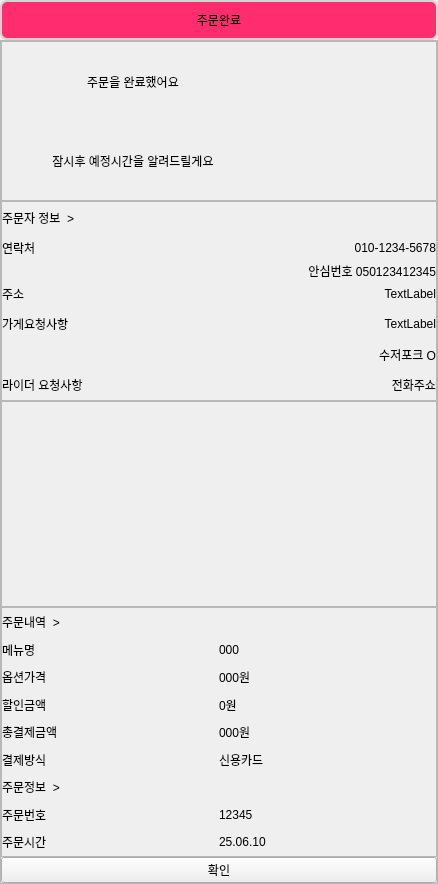
          <widget class="QWidget" name="scrollAreaWidgetContents_22">
           <property name="geometry">
            <rect>
             <x>0</x>
             <y>0</y>
             <width>438</width>
             <height>884</height>
            </rect>
           </property>
           <property name="sizePolicy">
            <sizepolicy hsizetype="Expanding" vsizetype="Expanding">
             <horstretch>0</horstretch>
             <verstretch>0</verstretch>
            </sizepolicy>
           </property>
           <layout class="QGridLayout" name="gridLayout_59">
            <property name="leftMargin">
             <number>0</number>
            </property>
            <property name="topMargin">
             <number>0</number>
            </property>
            <property name="rightMargin">
             <number>0</number>
            </property>
            <property name="bottomMargin">
             <number>0</number>
            </property>
            <property name="spacing">
             <number>0</number>
            </property>
            <item row="0" column="0" colspan="2">
             <widget class="QFrame" name="frame_20">
              <property name="minimumSize">
               <size>
                <width>438</width>
                <height>40</height>
               </size>
              </property>
              <property name="maximumSize">
               <size>
                <width>438</width>
                <height>40</height>
               </size>
              </property>
              <property name="styleSheet">
               <string notr="true">border: none; </string>
              </property>
              <property name="frameShape">
               <enum>QFrame::Shape::StyledPanel</enum>
              </property>
              <property name="frameShadow">
               <enum>QFrame::Shadow::Raised</enum>
              </property>
              <layout class="QGridLayout" name="gridLayout_60">
               <property name="leftMargin">
                <number>0</number>
               </property>
               <property name="topMargin">
                <number>0</number>
               </property>
               <property name="rightMargin">
                <number>0</number>
               </property>
               <property name="bottomMargin">
                <number>0</number>
               </property>
               <property name="spacing">
                <number>0</number>
               </property>
               <item row="0" column="0">
                <widget class="QLabel" name="label_112">
                 <property name="minimumSize">
                  <size>
                   <width>438</width>
                   <height>40</height>
                  </size>
                 </property>
                 <property name="maximumSize">
                  <size>
                   <width>438</width>
                   <height>40</height>
                  </size>
                 </property>
                 <property name="font">
                  <font>
                   <fontweight>DemiBold</fontweight>
                  </font>
                 </property>
                 <property name="styleSheet">
                  <string notr="true">border-radius: 7px; 
border: 2px solid #D3D3D3;
background-color:#FF2D6F;</string>
                 </property>
                 <property name="text">
                  <string>주문완료</string>
                 </property>
                 <property name="alignment">
                  <set>Qt::AlignmentFlag::AlignCenter</set>
                 </property>
                </widget>
               </item>
              </layout>
             </widget>
            </item>
            <item row="1" column="0" colspan="2">
             <widget class="QFrame" name="frame_24">
              <property name="sizePolicy">
               <sizepolicy hsizetype="Preferred" vsizetype="Expanding">
                <horstretch>0</horstretch>
                <verstretch>0</verstretch>
               </sizepolicy>
              </property>
              <property name="minimumSize">
               <size>
                <width>0</width>
                <height>0</height>
               </size>
              </property>
              <property name="frameShape">
               <enum>QFrame::Shape::StyledPanel</enum>
              </property>
              <property name="frameShadow">
               <enum>QFrame::Shadow::Raised</enum>
              </property>
              <layout class="QVBoxLayout" name="verticalLayout_7">
               <property name="spacing">
                <number>0</number>
               </property>
               <property name="leftMargin">
                <number>0</number>
               </property>
               <property name="topMargin">
                <number>0</number>
               </property>
               <property name="rightMargin">
                <number>0</number>
               </property>
               <property name="bottomMargin">
                <number>0</number>
               </property>
               <item>
                <widget class="QFrame" name="frame_22">
                 <property name="minimumSize">
                  <size>
                   <width>0</width>
                   <height>160</height>
                  </size>
                 </property>
                 <property name="maximumSize">
                  <size>
                   <width>16777215</width>
                   <height>160</height>
                  </size>
                 </property>
                 <property name="frameShape">
                  <enum>QFrame::Shape::StyledPanel</enum>
                 </property>
                 <property name="frameShadow">
                  <enum>QFrame::Shadow::Raised</enum>
                 </property>
                 <layout class="QGridLayout" name="gridLayout_61">
                  <property name="leftMargin">
                   <number>0</number>
                  </property>
                  <property name="topMargin">
                   <number>0</number>
                  </property>
                  <property name="rightMargin">
                   <number>0</number>
                  </property>
                  <property name="bottomMargin">
                   <number>0</number>
                  </property>
                  <property name="spacing">
                   <number>0</number>
                  </property>
                  <item row="1" column="0">
                   <widget class="QLabel" name="label_114">
                    <property name="minimumSize">
                     <size>
                      <width>240</width>
                      <height>0</height>
                     </size>
                    </property>
                    <property name="maximumSize">
                     <size>
                      <width>240</width>
                      <height>16777215</height>
                     </size>
                    </property>
                    <property name="text">
                     <string>잠시후 예정시간을 알려드릴게요</string>
                    </property>
                    <property name="alignment">
                     <set>Qt::AlignmentFlag::AlignCenter</set>
                    </property>
                   </widget>
                  </item>
                  <item row="0" column="0">
                   <widget class="QLabel" name="label_113">
                    <property name="text">
                     <string>주문을 완료했어요</string>
                    </property>
                    <property name="alignment">
                     <set>Qt::AlignmentFlag::AlignCenter</set>
                    </property>
                   </widget>
                  </item>
                  <item row="0" column="1" rowspan="2">
                   <widget class="QLabel" name="label_116">
                    <property name="minimumSize">
                     <size>
                      <width>160</width>
                      <height>160</height>
                     </size>
                    </property>
                    <property name="maximumSize">
                     <size>
                      <width>160</width>
                      <height>160</height>
                     </size>
                    </property>
                    <property name="styleSheet">
                     <string notr="true">border-image: url(:/image/mweoyogwnggo.png);</string>
                    </property>
                    <property name="text">
                     <string/>
                    </property>
                    <property name="alignment">
                     <set>Qt::AlignmentFlag::AlignCenter</set>
                    </property>
                   </widget>
                  </item>
                 </layout>
                </widget>
               </item>
               <item>
                <widget class="QFrame" name="frame_21">
                 <property name="minimumSize">
                  <size>
                   <width>0</width>
                   <height>200</height>
                  </size>
                 </property>
                 <property name="frameShape">
                  <enum>QFrame::Shape::StyledPanel</enum>
                 </property>
                 <property name="frameShadow">
                  <enum>QFrame::Shadow::Raised</enum>
                 </property>
                 <layout class="QGridLayout" name="gridLayout_63">
                  <property name="leftMargin">
                   <number>0</number>
                  </property>
                  <property name="topMargin">
                   <number>0</number>
                  </property>
                  <property name="rightMargin">
                   <number>0</number>
                  </property>
                  <property name="bottomMargin">
                   <number>0</number>
                  </property>
                  <property name="spacing">
                   <number>0</number>
                  </property>
                  <item row="5" column="1">
                   <widget class="QLabel" name="label_disposable">
                    <property name="text">
                     <string>수저포크 O</string>
                    </property>
                    <property name="alignment">
                     <set>Qt::AlignmentFlag::AlignRight|Qt::AlignmentFlag::AlignTrailing|Qt::AlignmentFlag::AlignVCenter</set>
                    </property>
                   </widget>
                  </item>
                  <item row="1" column="1">
                   <widget class="QLabel" name="label_my_phonenum">
                    <property name="text">
                     <string>010-1234-5678</string>
                    </property>
                    <property name="alignment">
                     <set>Qt::AlignmentFlag::AlignRight|Qt::AlignmentFlag::AlignTrailing|Qt::AlignmentFlag::AlignVCenter</set>
                    </property>
                   </widget>
                  </item>
                  <item row="1" column="0">
                   <widget class="QLabel" name="label_118">
                    <property name="text">
                     <string>연락처</string>
                    </property>
                   </widget>
                  </item>
                  <item row="3" column="0">
                   <widget class="QLabel" name="label_119">
                    <property name="text">
                     <string>주소</string>
                    </property>
                   </widget>
                  </item>
                  <item row="3" column="1">
                   <widget class="QLabel" name="label_my_adress">
                    <property name="text">
                     <string>TextLabel</string>
                    </property>
                    <property name="alignment">
                     <set>Qt::AlignmentFlag::AlignRight|Qt::AlignmentFlag::AlignTrailing|Qt::AlignmentFlag::AlignVCenter</set>
                    </property>
                   </widget>
                  </item>
                  <item row="0" column="0">
                   <widget class="QLabel" name="label_117">
                    <property name="text">
                     <string>주문자 정보  &gt;</string>
                    </property>
                   </widget>
                  </item>
                  <item row="4" column="1">
                   <widget class="QLabel" name="label_user_msg">
                    <property name="text">
                     <string>TextLabel</string>
                    </property>
                    <property name="alignment">
                     <set>Qt::AlignmentFlag::AlignRight|Qt::AlignmentFlag::AlignTrailing|Qt::AlignmentFlag::AlignVCenter</set>
                    </property>
                   </widget>
                  </item>
                  <item row="7" column="1">
                   <widget class="QLabel" name="label_rider_msg">
                    <property name="text">
                     <string>전화주쇼</string>
                    </property>
                    <property name="alignment">
                     <set>Qt::AlignmentFlag::AlignRight|Qt::AlignmentFlag::AlignTrailing|Qt::AlignmentFlag::AlignVCenter</set>
                    </property>
                   </widget>
                  </item>
                  <item row="7" column="0">
                   <widget class="QLabel" name="label_121">
                    <property name="text">
                     <string>라이더 요청사항</string>
                    </property>
                   </widget>
                  </item>
                  <item row="4" column="0">
                   <widget class="QLabel" name="label_120">
                    <property name="text">
                     <string>가게요청사항</string>
                    </property>
                   </widget>
                  </item>
                  <item row="2" column="1">
                   <widget class="QLabel" name="label_20">
                    <property name="minimumSize">
                     <size>
                      <width>0</width>
                      <height>15</height>
                     </size>
                    </property>
                    <property name="maximumSize">
                     <size>
                      <width>16777215</width>
                      <height>15</height>
                     </size>
                    </property>
                    <property name="palette">
                     <palette>
                      <active>
                       <colorrole role="Text">
                        <brush brushstyle="SolidPattern">
                         <color alpha="255">
                          <red>94</red>
                          <green>92</green>
                          <blue>100</blue>
                         </color>
                        </brush>
                       </colorrole>
                      </active>
                      <inactive>
                       <colorrole role="Text">
                        <brush brushstyle="SolidPattern">
                         <color alpha="255">
                          <red>94</red>
                          <green>92</green>
                          <blue>100</blue>
                         </color>
                        </brush>
                       </colorrole>
                      </inactive>
                      <disabled/>
                     </palette>
                    </property>
                    <property name="font">
                     <font>
                      <pointsize>9</pointsize>
                      <strikeout>false</strikeout>
                      <kerning>true</kerning>
                     </font>
                    </property>
                    <property name="text">
                     <string>안심번호 050123412345</string>
                    </property>
                    <property name="alignment">
                     <set>Qt::AlignmentFlag::AlignRight|Qt::AlignmentFlag::AlignTrailing|Qt::AlignmentFlag::AlignVCenter</set>
                    </property>
                   </widget>
                  </item>
                 </layout>
                </widget>
               </item>
               <item>
                <widget class="QFrame" name="frame_25">
                 <property name="sizePolicy">
                  <sizepolicy hsizetype="Expanding" vsizetype="Expanding">
                   <horstretch>0</horstretch>
                   <verstretch>0</verstretch>
                  </sizepolicy>
                 </property>
                 <property name="frameShape">
                  <enum>QFrame::Shape::StyledPanel</enum>
                 </property>
                 <property name="frameShadow">
                  <enum>QFrame::Shadow::Raised</enum>
                 </property>
                 <layout class="QGridLayout" name="gridLayout_64">
                  <property name="leftMargin">
                   <number>0</number>
                  </property>
                  <property name="topMargin">
                   <number>0</number>
                  </property>
                  <property name="rightMargin">
                   <number>0</number>
                  </property>
                  <property name="bottomMargin">
                   <number>0</number>
                  </property>
                  <property name="spacing">
                   <number>0</number>
                  </property>
                  <item row="0" column="0">
                   <widget class="QLabel" name="label_126">
                    <property name="minimumSize">
                     <size>
                      <width>375</width>
                      <height>200</height>
                     </size>
                    </property>
                    <property name="maximumSize">
                     <size>
                      <width>16777215</width>
                      <height>200</height>
                     </size>
                    </property>
                    <property name="styleSheet">
                     <string notr="true">image: url(:/image/ggwango.png);</string>
                    </property>
                    <property name="text">
                     <string/>
                    </property>
                   </widget>
                  </item>
                 </layout>
                </widget>
               </item>
               <item>
                <widget class="QFrame" name="frame_26">
                 <property name="sizePolicy">
                  <sizepolicy hsizetype="Preferred" vsizetype="Expanding">
                   <horstretch>0</horstretch>
                   <verstretch>0</verstretch>
                  </sizepolicy>
                 </property>
                 <property name="minimumSize">
                  <size>
                   <width>0</width>
                   <height>250</height>
                  </size>
                 </property>
                 <property name="frameShape">
                  <enum>QFrame::Shape::StyledPanel</enum>
                 </property>
                 <property name="frameShadow">
                  <enum>QFrame::Shadow::Raised</enum>
                 </property>
                 <layout class="QGridLayout" name="gridLayout_65">
                  <property name="leftMargin">
                   <number>0</number>
                  </property>
                  <property name="topMargin">
                   <number>0</number>
                  </property>
                  <property name="rightMargin">
                   <number>0</number>
                  </property>
                  <property name="bottomMargin">
                   <number>0</number>
                  </property>
                  <property name="spacing">
                   <number>0</number>
                  </property>
                  <item row="9" column="0">
                   <widget class="QLabel" name="label_139">
                    <property name="text">
                     <string>주문시간</string>
                    </property>
                   </widget>
                  </item>
                  <item row="7" column="0">
                   <widget class="QLabel" name="label_138">
                    <property name="text">
                     <string>주문정보  &gt;</string>
                    </property>
                   </widget>
                  </item>
                  <item row="1" column="1">
                   <widget class="QLabel" name="label_menu_price">
                    <property name="text">
                     <string>000</string>
                    </property>
                   </widget>
                  </item>
                  <item row="8" column="1">
                   <widget class="QLabel" name="label_order_id">
                    <property name="text">
                     <string>12345</string>
                    </property>
                   </widget>
                  </item>
                  <item row="8" column="0">
                   <widget class="QLabel" name="label_140">
                    <property name="text">
                     <string>주문번호</string>
                    </property>
                   </widget>
                  </item>
                  <item row="9" column="1">
                   <widget class="QLabel" name="label_order_time">
                    <property name="text">
                     <string>25.06.10</string>
                    </property>
                   </widget>
                  </item>
                  <item row="1" column="0">
                   <widget class="QLabel" name="label_menu_name">
                    <property name="text">
                     <string>메뉴명</string>
                    </property>
                   </widget>
                  </item>
                  <item row="5" column="0">
                   <widget class="QLabel" name="label_134">
                    <property name="text">
                     <string>총결제금액</string>
                    </property>
                   </widget>
                  </item>
                  <item row="6" column="0">
                   <widget class="QLabel" name="label_136">
                    <property name="text">
                     <string>결제방식</string>
                    </property>
                   </widget>
                  </item>
                  <item row="3" column="0">
                   <widget class="QLabel" name="label_132">
                    <property name="text">
                     <string>할인금액</string>
                    </property>
                   </widget>
                  </item>
                  <item row="0" column="0">
                   <widget class="QLabel" name="label_127">
                    <property name="text">
                     <string>주문내역  &gt;</string>
                    </property>
                   </widget>
                  </item>
                  <item row="2" column="0">
                   <widget class="QLabel" name="label_opt_name">
                    <property name="text">
                     <string>옵션가격</string>
                    </property>
                   </widget>
                  </item>
                  <item row="2" column="1">
                   <widget class="QLabel" name="label_opt_price">
                    <property name="text">
                     <string>000원</string>
                    </property>
                   </widget>
                  </item>
                  <item row="6" column="1">
                   <widget class="QLabel" name="label_137">
                    <property name="text">
                     <string>신용카드</string>
                    </property>
                   </widget>
                  </item>
                  <item row="3" column="1">
                   <widget class="QLabel" name="label_total_discount">
                    <property name="text">
                     <string>0원</string>
                    </property>
                   </widget>
                  </item>
                  <item row="5" column="1">
                   <widget class="QLabel" name="label_total_price">
                    <property name="text">
                     <string>000원</string>
                    </property>
                   </widget>
                  </item>
                 </layout>
                </widget>
               </item>
               <item>
                <widget class="QPushButton" name="pushButton_check">
                 <property name="text">
                  <string>확인</string>
                 </property>
                </widget>
               </item>
              </layout>
             </widget>
            </item>
           </layout>
          </widget>
